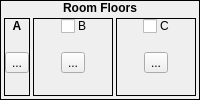
            <widget class="QFrame" name="frame_27">
             <property name="frameShape">
              <enum>QFrame::Box</enum>
             </property>
             <property name="frameShadow">
              <enum>QFrame::Plain</enum>
             </property>
             <layout class="QVBoxLayout" name="verticalLayout_36">
              <property name="spacing">
               <number>0</number>
              </property>
              <property name="margin">
               <number>0</number>
              </property>
              <item>
               <widget class="QLabel" name="label_21">
                <property name="sizePolicy">
                 <sizepolicy hsizetype="Preferred" vsizetype="Fixed">
                  <horstretch>0</horstretch>
                  <verstretch>0</verstretch>
                 </sizepolicy>
                </property>
                <property name="font">
                 <font>
                  <weight>75</weight>
                  <bold>true</bold>
                 </font>
                </property>
                <property name="text">
                 <string>Room Floors</string>
                </property>
                <property name="alignment">
                 <set>Qt::AlignCenter</set>
                </property>
               </widget>
              </item>
              <item>
               <widget class="QWidget" name="widget_26" native="true">
                <layout class="QHBoxLayout" name="horizontalLayout_21">
                 <property name="spacing">
                  <number>3</number>
                 </property>
                 <property name="margin">
                  <number>3</number>
                 </property>
                 <item>
                  <widget class="QFrame" name="frame_28">
                   <property name="sizePolicy">
                    <sizepolicy hsizetype="Preferred" vsizetype="Preferred">
                     <horstretch>0</horstretch>
                     <verstretch>0</verstretch>
                    </sizepolicy>
                   </property>
                   <property name="frameShape">
                    <enum>QFrame::Box</enum>
                   </property>
                   <property name="frameShadow">
                    <enum>QFrame::Plain</enum>
                   </property>
                   <layout class="QVBoxLayout" name="verticalLayout_37">
                    <property name="spacing">
                     <number>0</number>
                    </property>
                    <property name="margin">
                     <number>0</number>
                    </property>
                    <item>
                     <widget class="QLabel" name="label_22">
                      <property name="sizePolicy">
                       <sizepolicy hsizetype="Preferred" vsizetype="Fixed">
                        <horstretch>0</horstretch>
                        <verstretch>0</verstretch>
                       </sizepolicy>
                      </property>
                      <property name="font">
                       <font>
                        <weight>75</weight>
                        <bold>true</bold>
                       </font>
                      </property>
                      <property name="text">
                       <string>A</string>
                      </property>
                      <property name="alignment">
                       <set>Qt::AlignCenter</set>
                      </property>
                     </widget>
                    </item>
                    <item>
                     <widget class="QWidget" name="widget_27" native="true">
                      <layout class="QHBoxLayout" name="horizontalLayout_22">
                       <property name="spacing">
                        <number>0</number>
                       </property>
                       <property name="leftMargin">
                        <number>0</number>
                       </property>
                       <property name="topMargin">
                        <number>0</number>
                       </property>
                       <property name="rightMargin">
                        <number>0</number>
                       </property>
                       <property name="bottomMargin">
                        <number>3</number>
                       </property>
                       <item>
                        <widget class="TileButton" name="tbRoomFloorATile">
                         <property name="text">
                          <string>...</string>
                         </property>
                         <property name="icon">
                          <iconset resource="gui_icons.qrc">
                           <normaloff>:/icons/addtile.png</normaloff>:/icons/addtile.png</iconset>
                         </property>
                         <property name="iconSize">
                          <size>
                           <width>32</width>
                           <height>32</height>
                          </size>
                         </property>
                        </widget>
                       </item>
                      </layout>
                     </widget>
                    </item>
                   </layout>
                  </widget>
                 </item>
                 <item>
                  <widget class="QFrame" name="frame_30">
                   <property name="sizePolicy">
                    <sizepolicy hsizetype="Preferred" vsizetype="Preferred">
                     <horstretch>0</horstretch>
                     <verstretch>0</verstretch>
                    </sizepolicy>
                   </property>
                   <property name="frameShape">
                    <enum>QFrame::Box</enum>
                   </property>
                   <property name="frameShadow">
                    <enum>QFrame::Plain</enum>
                   </property>
                   <layout class="QVBoxLayout" name="verticalLayout_39">
                    <property name="spacing">
                     <number>0</number>
                    </property>
                    <property name="margin">
                     <number>0</number>
                    </property>
                    <item>
                     <widget class="QWidget" name="widget_23" native="true">
                      <property name="sizePolicy">
                       <sizepolicy hsizetype="Preferred" vsizetype="Fixed">
                        <horstretch>0</horstretch>
                        <verstretch>0</verstretch>
                       </sizepolicy>
                      </property>
                      <property name="styleSheet">
                       <string notr="true">.QWidget
{
	border-width: 1px;
	border-style: solid;
	border-color: palette(window-text);
	background-color: palette(window-text);
}

.QWidget&gt;QLabel
{
	border-width: 0px;
	background-color: palette(window-text);
	color: palette(window);
	font-weight: bold;
}</string>
                      </property>
                      <layout class="QHBoxLayout" name="horizontalLayout_25">
                       <property name="spacing">
                        <number>3</number>
                       </property>
                       <property name="margin">
                        <number>0</number>
                       </property>
                       <item>
                        <spacer name="horizontalSpacer_7">
                         <property name="orientation">
                          <enum>Qt::Horizontal</enum>
                         </property>
                         <property name="sizeHint" stdset="0">
                          <size>
                           <width>10</width>
                           <height>15</height>
                          </size>
                         </property>
                        </spacer>
                       </item>
                       <item>
                        <widget class="QCheckBox" name="cbUseRoomFloorB">
                         <property name="sizePolicy">
                          <sizepolicy hsizetype="Fixed" vsizetype="Fixed">
                           <horstretch>0</horstretch>
                           <verstretch>0</verstretch>
                          </sizepolicy>
                         </property>
                         <property name="text">
                          <string/>
                         </property>
                        </widget>
                       </item>
                       <item>
                        <widget class="QLabel" name="label_10">
                         <property name="sizePolicy">
                          <sizepolicy hsizetype="Fixed" vsizetype="Fixed">
                           <horstretch>0</horstretch>
                           <verstretch>0</verstretch>
                          </sizepolicy>
                         </property>
                         <property name="text">
                          <string>B</string>
                         </property>
                        </widget>
                       </item>
                       <item>
                        <spacer name="horizontalSpacer_8">
                         <property name="orientation">
                          <enum>Qt::Horizontal</enum>
                         </property>
                         <property name="sizeHint" stdset="0">
                          <size>
                           <width>10</width>
                           <height>15</height>
                          </size>
                         </property>
                        </spacer>
                       </item>
                      </layout>
                     </widget>
                    </item>
                    <item>
                     <widget class="QWidget" name="widget_29" native="true">
                      <layout class="QHBoxLayout" name="horizontalLayout_24">
                       <property name="spacing">
                        <number>0</number>
                       </property>
                       <property name="leftMargin">
                        <number>0</number>
                       </property>
                       <property name="topMargin">
                        <number>0</number>
                       </property>
                       <property name="rightMargin">
                        <number>0</number>
                       </property>
                       <property name="bottomMargin">
                        <number>3</number>
                       </property>
                       <item>
                        <widget class="TileButton" name="tbRoomFloorBTile">
                         <property name="text">
                          <string>...</string>
                         </property>
                         <property name="icon">
                          <iconset resource="gui_icons.qrc">
                           <normaloff>:/icons/addtile.png</normaloff>:/icons/addtile.png</iconset>
                         </property>
                         <property name="iconSize">
                          <size>
                           <width>32</width>
                           <height>32</height>
                          </size>
                         </property>
                        </widget>
                       </item>
                      </layout>
                     </widget>
                    </item>
                   </layout>
                  </widget>
                 </item>
                 <item>
                  <widget class="QFrame" name="frame_32">
                   <property name="sizePolicy">
                    <sizepolicy hsizetype="Preferred" vsizetype="Preferred">
                     <horstretch>0</horstretch>
                     <verstretch>0</verstretch>
                    </sizepolicy>
                   </property>
                   <property name="frameShape">
                    <enum>QFrame::Box</enum>
                   </property>
                   <property name="frameShadow">
                    <enum>QFrame::Plain</enum>
                   </property>
                   <layout class="QVBoxLayout" name="verticalLayout_41">
                    <property name="spacing">
                     <number>0</number>
                    </property>
                    <property name="margin">
                     <number>0</number>
                    </property>
                    <item>
                     <widget class="QWidget" name="widget_22" native="true">
                      <property name="sizePolicy">
                       <sizepolicy hsizetype="Preferred" vsizetype="Fixed">
                        <horstretch>0</horstretch>
                        <verstretch>0</verstretch>
                       </sizepolicy>
                      </property>
                      <property name="styleSheet">
                       <string notr="true">.QWidget
{
	border-width: 1px;
	border-style: solid;
	border-color: palette(window-text);
	background-color: palette(window-text);
}

.QWidget&gt;QLabel
{
	border-width: 0px;
	background-color: palette(window-text);
	color: palette(window);
	font-weight: bold;
}</string>
                      </property>
                      <layout class="QHBoxLayout" name="horizontalLayout_23">
                       <property name="spacing">
                        <number>3</number>
                       </property>
                       <property name="margin">
                        <number>0</number>
                       </property>
                       <item>
                        <spacer name="horizontalSpacer_5">
                         <property name="orientation">
                          <enum>Qt::Horizontal</enum>
                         </property>
                         <property name="sizeHint" stdset="0">
                          <size>
                           <width>10</width>
                           <height>15</height>
                          </size>
                         </property>
                        </spacer>
                       </item>
                       <item>
                        <widget class="QCheckBox" name="cbUseRoomFloorC">
                         <property name="sizePolicy">
                          <sizepolicy hsizetype="Fixed" vsizetype="Fixed">
                           <horstretch>0</horstretch>
                           <verstretch>0</verstretch>
                          </sizepolicy>
                         </property>
                         <property name="text">
                          <string/>
                         </property>
                        </widget>
                       </item>
                       <item>
                        <widget class="QLabel" name="label_7">
                         <property name="sizePolicy">
                          <sizepolicy hsizetype="Fixed" vsizetype="Fixed">
                           <horstretch>0</horstretch>
                           <verstretch>0</verstretch>
                          </sizepolicy>
                         </property>
                         <property name="text">
                          <string>C</string>
                         </property>
                        </widget>
                       </item>
                       <item>
                        <spacer name="horizontalSpacer_6">
                         <property name="orientation">
                          <enum>Qt::Horizontal</enum>
                         </property>
                         <property name="sizeHint" stdset="0">
                          <size>
                           <width>10</width>
                           <height>15</height>
                          </size>
                         </property>
                        </spacer>
                       </item>
                      </layout>
                     </widget>
                    </item>
                    <item>
                     <widget class="QWidget" name="widget_31" native="true">
                      <layout class="QHBoxLayout" name="horizontalLayout_26">
                       <property name="spacing">
                        <number>0</number>
                       </property>
                       <property name="leftMargin">
                        <number>0</number>
                       </property>
                       <property name="topMargin">
                        <number>0</number>
                       </property>
                       <property name="rightMargin">
                        <number>0</number>
                       </property>
                       <property name="bottomMargin">
                        <number>3</number>
                       </property>
                       <item>
                        <widget class="TileButton" name="tbRoomFloorCTile">
                         <property name="text">
                          <string>...</string>
                         </property>
                         <property name="icon">
                          <iconset resource="gui_icons.qrc">
                           <normaloff>:/icons/addtile.png</normaloff>:/icons/addtile.png</iconset>
                         </property>
                         <property name="iconSize">
                          <size>
                           <width>32</width>
                           <height>32</height>
                          </size>
                         </property>
                        </widget>
                       </item>
                      </layout>
                     </widget>
                    </item>
                   </layout>
                  </widget>
                 </item>
                </layout>
               </widget>
              </item>
             </layout>
            </widget>
